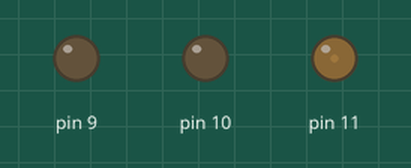
Simulated run of this sketch. Board: Arduino Uno, built with avr-gcc and run on an emulated ATmega328P. Parts: output pins drawn as LEDs (lit = HIGH).

Above: at 0.15 s.
At 4.95 s:
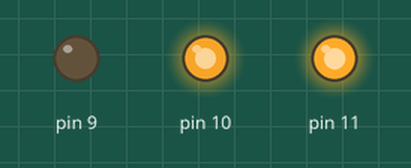
At 10.06 s:
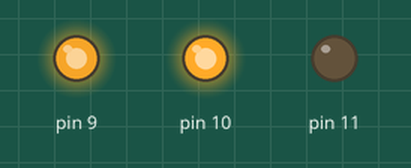
At 19.97 s:
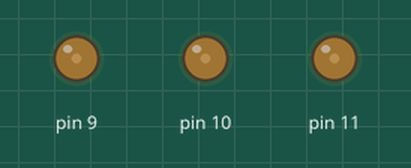
At 29.88 s:
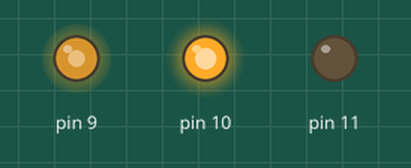
At 39.8 s:
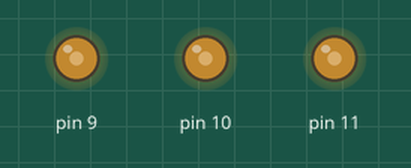
Timing chart, 0 to 40.0 s (numbered marks = the images above):
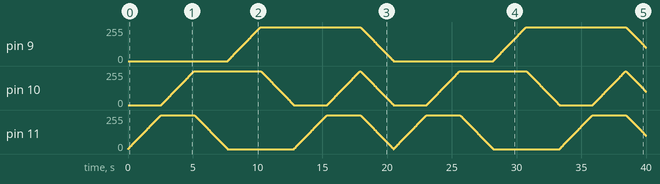

The sketch:

PWM_test2.3.ino
```cpp
// Author: Belta
// Create Time: 25/11/2022 20:37

void setup() {
  // put your setup code here, to run once:
  Serial.begin(9600);
  pinMode(11, OUTPUT);
  pinMode(10, OUTPUT);
  pinMode(9, OUTPUT);
}

void loop() {
  // put your main code here, to run repeatedly:
  //if(Serial.available()>0)
  //{
  /*String x_str=Serial.readStringUntil('R');
    String y_str=Serial.readStringUntil('G');
    String z_str=Serial.readStringUntil('B\n');
    int x=x_str.toInt();
    int y=y_str.toInt();
    int z=z_str.toInt();*/
  for (int i = 0; i <= 255; i++)
  {
    analogWrite(11, i);
    delay(10);
  }
  for (int i = 0; i <= 255; i++)
  {
    analogWrite(10, i);
    delay(10);
  }
  for (int i = 255; i >= 0; i--)
  {
    analogWrite(11, i);
    delay(10);
  }
  for (int i = 0; i <= 255; i++)
  {
    analogWrite(9, i);
    delay(10);
  }
  for (int i = 255; i >= 0; i--)
  {
    analogWrite(10, i);
    delay(10);
  }
  for (int i = 0; i <= 255; i++)
  {
    analogWrite(11, i);
    delay(10);
  }
  for (int i = 0; i <= 255; i++)
  {
    //analogWrite(11, i);
    analogWrite(10, i);
    //analogWrite(9, i);
    delay(10);
  }
  for (int i = 255; i >= 0; i--)
  {
    analogWrite(11, i);
    analogWrite(10, i);
    analogWrite(9, i);
    delay(10);
  }

}
```
